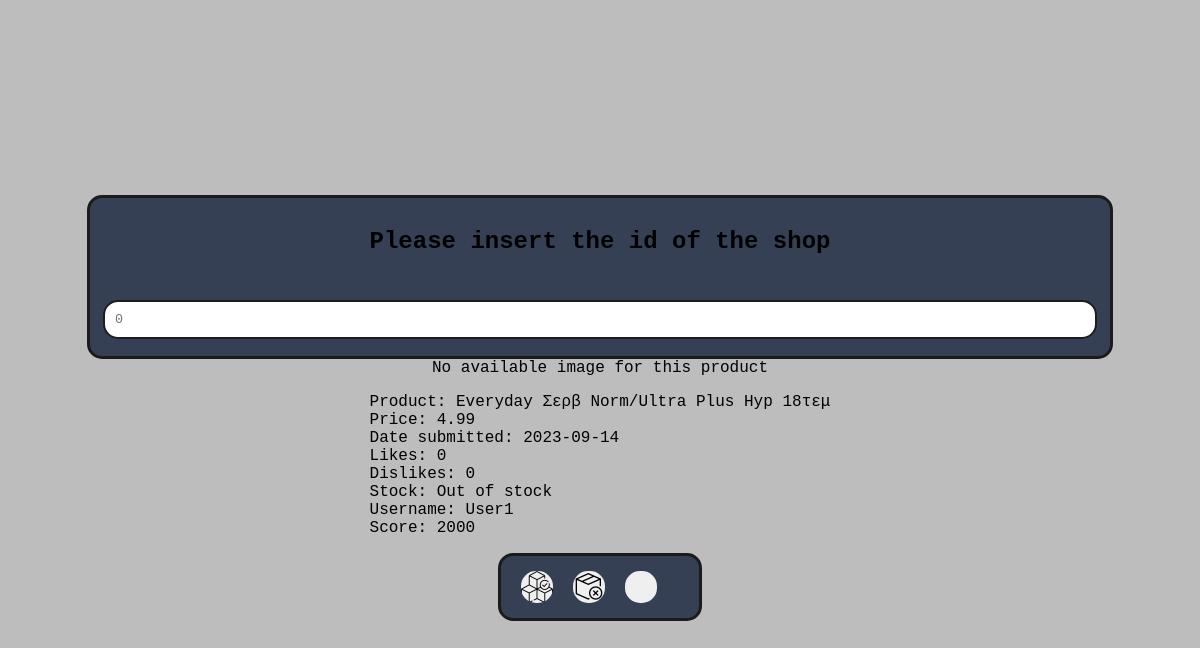
Screenshot of /sales_admin.php?input=46 with the database file from the repository.
### tables this page shows
CREATE TABLE `sales` (
  `id` int(11) NOT NULL,
  `price` double NOT NULL,
  `date` date NOT NULL,
  `active` tinyint(1) NOT NULL,
  `likes` int(11) NOT NULL DEFAULT 0,
  `dislikes` int(11) NOT NULL DEFAULT 0,
  `stock` tinyint(4) NOT NULL DEFAULT 1,
  `below_week_price` tinyint(1) NOT NULL DEFAULT 0,
  `below_day_price` tinyint(1) NOT NULL DEFAULT 0,
  `shop_id` int(11) NOT NULL,
  `user_id` int(11) DEFAULT NULL,
  `product_id` int(11) NOT NULL,
  `admin_id` int(11) DEFAULT NULL
);

CREATE TABLE `products` (
  `id` int(11) NOT NULL,
  `name` varchar(255) NOT NULL,
  `category` varchar(255) NOT NULL,
  `subcategory` varchar(255) NOT NULL
);

CREATE TABLE `users` (
  `id` int(11) NOT NULL,
  `user_name` varchar(100) NOT NULL,
  `password` varchar(100) NOT NULL,
  `email` varchar(100) NOT NULL,
  `tokens` int(11) NOT NULL,
  `monthly_tokens` int(11) NOT NULL,
  `score` int(11) NOT NULL,
  `monthly_score` int(11) NOT NULL,
  `likes` int(11) NOT NULL DEFAULT 0,
  `dislikes` int(11) NOT NULL DEFAULT 0
);

### sales_admin.php (the view, shortened to what this page needs)
<?php
include "db_conn.php";
?>
<!DOCTYPE html>
    <html>
    <head>
        <link rel="stylesheet" type="text/css" href="style.css">
    </head>
    <body>
        <form>
            <h2>Please insert the id of the shop</h2><br>
            <input type="text" name="input" placeholder="0" pattern="[0-9]{1-3}">
        </form>
    </body>
    </html>
<?php
if(isset($_GET['input']))
{
    $input = $_GET['input'];
    $sql = "SELECT products.name, sales.product_id, sales.price, sales.date, sales.id, sales.likes, sales.dislikes, sales.stock, sales.user_id FROM sales INNER JOIN products ON sales.product_id = products.id WHERE sales.shop_id = '$input' AND active = 1";
    $result = mysqli_query($conn, $sql);
    if(mysqli_num_rows($result) > 0)
    {
        while($row = mysqli_fetch_array($result))
        {
            $user = $row['user_id'];
            $price = $row['price'];
            $date = $row['date'];
            $name = $row['name'];
            $stock = $row['stock'];
            $likes = $row['likes'];
            $dislikes = $row['dislikes'];
            $sqluser = "SELECT user_name, score FROM users WHERE id='$user'";
            $res = mysqli_query($conn, $sqluser);
            $r = mysqli_fetch_assoc($res);
            $user_name = $r['user_name'];
            $score = $r['score'];
            if($stock > 0)
            {
                echo '<p>'.'Product: '.$name.'<br>'.'Price: '.$price.'<br>'.'Date submitted: '.$date.'<br>'.'Likes: '.$likes.'<br>'.'Dislikes: '.$dislikes.'<br>'.'Stock: In stock <br>'.'Username: '.$user_name.'<br>'.'Score: '.$score.'</p>';
            }else
            {
                echo '<p>'.'Product: '.$name.'<br>'.'Price: '.$price.'<br>'.'Date submitted: '.$date.'<br>'.'Likes: '.$likes.'<br>'.'Dislikes: '.$dislikes.'<br>'.'Stock: Out of stock <br>'.'Username: '.$user_name.'<br>'.'Score: '.$score.'</p>';
            }
            echo '<form class="form-inline" action="sales.php?input='.$input.'" method="post">';
            if($stock > 0)
            {
                echo '<input type="submit" name="like" value="">';
                echo '<input type="submit" name="dislike" value="">';
                echo '<input type="submit" name="on_stock" value="">';
                echo '<input type="submit" name="out_of_stock" value="">';
                echo '<input type="submit" name="delete" value="">';
            }else
            {
                echo '<input type="submit" name="on_stock" value="">';
                echo '<input type="submit" name="out_of_stock" value="">';
                echo '<input type="submit" name="delete" value="">';
            }
            echo '</form>';
        }
    }else { echo '<p>There are no active sales in this shop</p>';}
}

### style.css (style rules this page uses)
body { background: #bdbdbd; display: flex; justify-content: center; align-items: center; height: 100vh; flex-direction: column; }
* { font-family: 'Courier New', Courier, monospace; box-sizing: padding-box; }
form { width: 1000px; border: 3px solid rgb(27, 27, 27); padding: 10px; background: #364055; border-radius: 15px; }
h2 { text-align: center; margin-bottom: 20px; }
input { display: block; border: 2px solid #1d1d1d; width: 97%; padding: 10px; margin: 7px auto; border-radius: 15px; }

### sales_admin.php (style rules this page uses)
input[name=on_stock] { background-image: url(in-stock.png); background-repeat: no-repeat; background-size: contain; margin: 5px 10px 5px 10px; width: 32px; height: 32px; border: none; }
input[name=out_of_stock] { background-image: url(out-of-stock.png); background-repeat: no-repeat; background-size: contain; margin: 5px 10px 5px 10px; width: 32px; height: 32px; border: none; }
input[name=delete] { background-image: url(delete.png); background-repeat: no-repeat; background-size: contain; margin: 5px 10px 5px 10px; width: 32px; height: 32px; border: none; }
.form-inline { display: flex; flex-flow: row wrap; align-items: center; width: 15%; }

### rows the page displays
sales: product.name "Everyday Σερβ Norm/Ultra Plus Hyp 18τεμ", price "4.99", date "2023-09-14", likes "0", dislikes "0", user.user_name "User1", user.score "2000"
